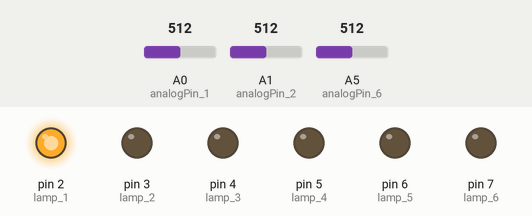
Recording of a sketch running on a simulated Arduino Uno, built with avr-gcc and run on an emulated ATmega328P. Shown: output pins drawn as LEDs (lit = HIGH). Inputs (shaded band) come from the test bench; at power-on: A1 (analogPin_2) = 512, A0 (analogPin_1) = 512, A5 (analogPin_6) = 512. Random numbers use the default seed unless the sketch sets one.

Above: at 26.9 s.
27.0 s: A1 (analogPin_2) set to 584
At 33.3 s:
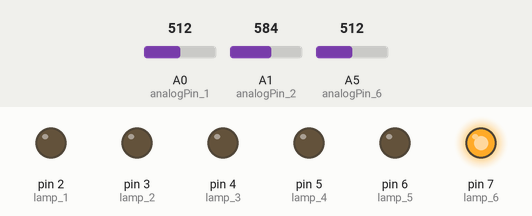
36.9 s: A1 (analogPin_2) set to 616
At 40.4 s:
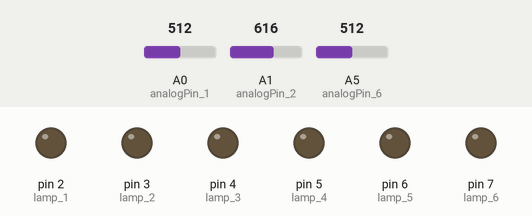
46.8 s: A1 (analogPin_2) set to 590
At 48.5 s:
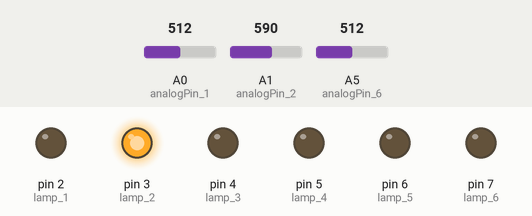
60.4 s: A1 (analogPin_2) set to 610
Timing chart, 0 to 70.7 s (numbered marks = the images above; inputs shaded):
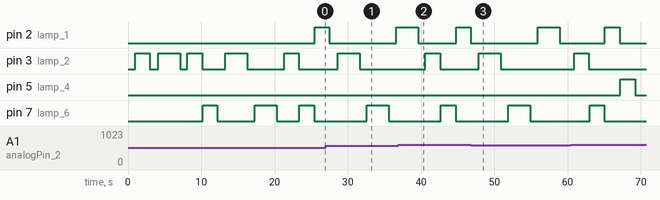

Measured:
- the behaviour switches between 600 and 601 on A1 (analogPin_2) (found by bisection; images 1 and 2)
- after the input at 46.8 s, pin 3 (lamp_2): LOW → HIGH after 1.1 s, → LOW 3.0 s later; pin 7 (lamp_6): LOW → HIGH after 5.1 s, → LOW 3.0 s later

The sketch:

sketch.ino
```cpp
#include "stdlib.h"
#include "stdio.h"
#include "time.h"


const int lamp_1 = 2; // лампочка
const int lamp_2 = 3;
const int lamp_3 = 4;
const int lamp_4 = 5;
const int lamp_5 = 6;
const int lamp_6 = 7;
int analogPin_1 = A0; // фоторезистор
int analogPin_2 = A1;
int analogPin_3 = A2;
int analogPin_4 = A3;
int analogPin_5 = A4;
int analogPin_6 = A5;
long randNumber; // рандом
int myInts[10]; // массив

void setup() {
  Serial.begin(9600);
  pinMode(lamp_1 , OUTPUT);
  pinMode(lamp_2 , OUTPUT);
  pinMode(lamp_3 , OUTPUT);
  pinMode(lamp_4 , OUTPUT);
  pinMode(lamp_5 , OUTPUT);
  pinMode(lamp_6 , OUTPUT);
}

void loop() {
  for (int i = 1; i <= 10; i++){
    // подсветка светодиода
    for(int j = 1; j <= i; j++){
      srand(time(0));
      randNumber = random(7);
      myInts[i] = randNumber;
      switch (myInts[j]){
      case 1:digitalWrite(lamp_1,HIGH);
      delay(2000);
      digitalWrite(lamp_1,LOW);
      delay(100);
      break;
      case 2:digitalWrite(lamp_2,HIGH);
      delay(2000);
      digitalWrite(lamp_2,LOW);
      delay(100);
      break;
      case 3:digitalWrite(lamp_3,HIGH);
      delay(2000);
      digitalWrite(lamp_3,LOW);
      delay(100);
      break;
      case 4:digitalWrite(lamp_4,HIGH);
      delay(2000);
      digitalWrite(lamp_4,LOW);
      delay(100);
      break;
      case 5: digitalWrite(lamp_5,HIGH);
      delay(2000);
      digitalWrite(lamp_5,LOW);
      delay(100);
      break;
      case 6:digitalWrite(lamp_6,HIGH);
      delay(2000);
      digitalWrite(lamp_6,LOW);
      delay(100);
      break;
    }
    }
    // проверка на выбор фотоэлемента
    for(int j = 1; j <= i; j++){
      switch (myInts[j]){
      case 1: while(analogRead(analogPin_1) > 600){
        delay(1000);
      }
      digitalWrite(lamp_1,HIGH);
      delay(3000);
      digitalWrite(lamp_1,LOW);
      break;
      case 2: while(analogRead(analogPin_2) > 600){
        delay(1000);
      }
      digitalWrite(lamp_2,HIGH);
      delay(3000);
      digitalWrite(lamp_2,LOW);
      break;
      case 3: while(analogRead(analogPin_3) > 600){
        delay(1000);
      }
      digitalWrite(lamp_3,HIGH);
      delay(3000);
      digitalWrite(lamp_3,LOW);
      break;
      {case 4: while(analogRead(analogPin_4) > 600){
        delay(1000);
      }
      digitalWrite(lamp_4,HIGH);
      delay(3000);
      digitalWrite(lamp_4,LOW);
      break;}
      case 5: while(analogRead(analogPin_5) > 600){
        delay(1000);
      }
      digitalWrite(lamp_5,HIGH);
      delay(3000);
      digitalWrite(lamp_5,LOW);
      break;
      case 6: while(analogRead(analogPin_6) > 600){
        delay(1000);
      }
      digitalWrite(lamp_6,HIGH);
      delay(3000);
      digitalWrite(lamp_6,LOW);
      break;
    }
   delay(1000); // задержка после каждого цикла
    }
  }

}
```
